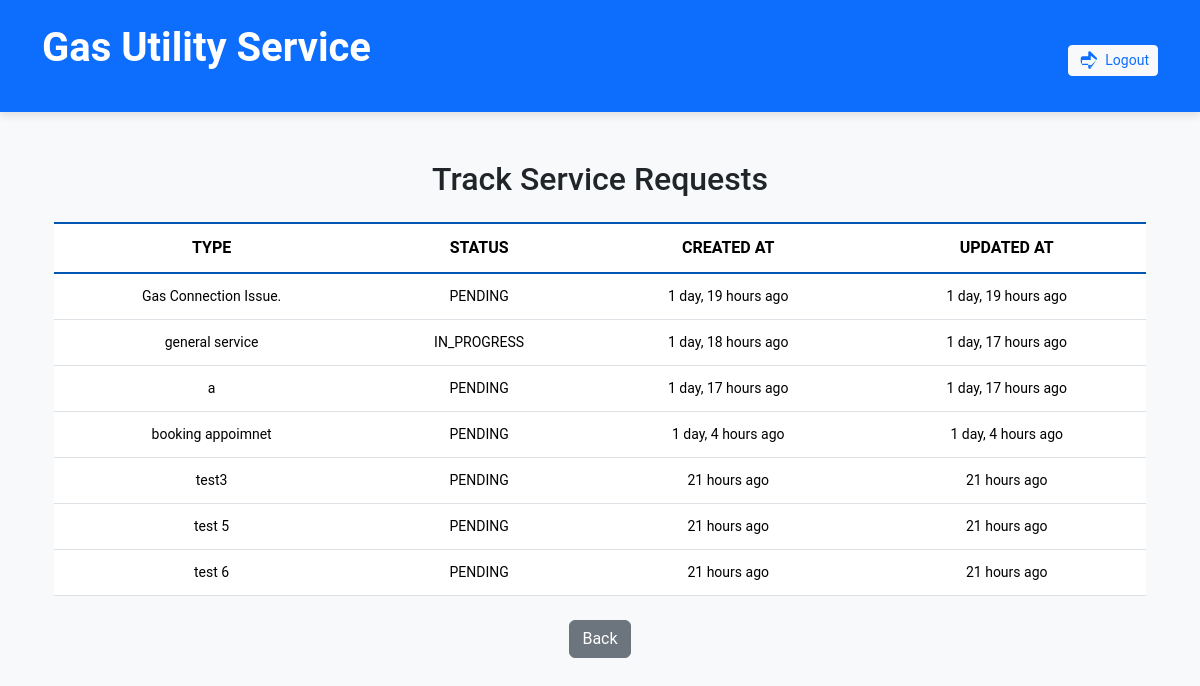
The app's page /requests/track/ (signed in) with its own data.
### service_requests/models.py (models this page shows, shortened)
class ServiceRequest(models.Model):
    STATUS_CHOICES = [
        ('PENDING', 'Pending'),
        ('IN_PROGRESS', 'In Progress'),
        ('RESOLVED', 'Resolved'),
    ]
    customer = models.ForeignKey(User, on_delete=models.CASCADE)
    service_type = models.CharField(max_length=100)
    details = models.TextField()
    attached_file = models.FileField(upload_to='attachments/', blank=True, null=True)
    status = models.CharField(max_length=20, choices=STATUS_CHOICES, default='PENDING')
    created_at = models.DateTimeField(auto_now_add=True)
    updated_at = models.DateTimeField(auto_now=True)

### service_requests/views.py (the view)
# urls.py: path('track/', views.track_request_view, name='track_request'),
@login_required
def track_request_view(request):
    service_requests = ServiceRequest.objects.filter(customer=request.user)
    return render(request, 'requests/track_request.html', {'service_requests': service_requests})

### templates/requests/track_request.html (shortened to what this page needs)
{% extends 'base.html' %}
{% load tz %}
{% load humanize %}
{% block content %}
<div class="container mt-4">
    <h2 class="text-center mb-4">Track Service Requests</h2>
    {% if service_requests %}
    <table class="table custom-table">
        <thead>
            <tr>
                <th>Type</th>
                <th>Status</th>
                <th>Created At</th>
                <th>Updated At</th>
            </tr>
        </thead>
        <tbody>
            {% for request in service_requests %}
            <tr>
                <td>{{ request.service_type }}</td>
                <td>{{ request.status }}</td>
                <td>{{ request.created_at|timezone:"Asia/Kolkata"|naturaltime }}</td>
                <td>{{ request.updated_at|timezone:"Asia/Kolkata"|naturaltime }}</td>
            </tr>
            {% endfor %}
        </tbody>
    </table>
    {% else %}
    <div class="alert alert-info text-center">
        No service requests available at the moment.
    </div>
    {% endif %}
    <div class="text-center mt-4">
        <a href="{% url 'account' %}" class="btn btn-secondary">Back</a>
    </div>
</div>
{% endblock %}

### static/css/styles.css (style rules this page uses)
body { font-family: 'Roboto', sans-serif; background-color: #f8f9fa; margin: 0; padding: 0; }

### templates/requests/track_request.html (style rules this page uses)
.custom-table { width: 100%; border-collapse: collapse; margin-bottom: 20px; }
.custom-table th, .custom-table td { padding: 12px; text-align: left; font-size: 14px; }
.custom-table thead { background-color: #007BFF; color: white; font-weight: bold; text-transform: uppercase; border-top: 2px solid #0056b3; border-bottom: 2px solid #0056b3; }
.custom-table th { font-size: 16px; text-align: center; }
.custom-table tr:nth-child(even) { background-color: #f2f2f2; }
.custom-table td { text-align: center; }
.btn-secondary { background-color: #6c757d; border-color: #6c757d; }

### records on screen
ServiceRequest: service_type "Gas Connection Issue.", status "PENDING", created_at "1 day, 19 hours ago", updated_at "1 day, 19 hours ago"
ServiceRequest: service_type "general service", status "IN_PROGRESS", created_at "1 day, 18 hours ago", updated_at "1 day, 17 hours ago"
ServiceRequest: service_type "a", status "PENDING", created_at "1 day, 17 hours ago", updated_at "1 day, 17 hours ago"
ServiceRequest: service_type "booking appoimnet", status "PENDING", created_at "1 day, 4 hours ago", updated_at "1 day, 4 hours ago"
ServiceRequest: service_type "test3", status "PENDING", created_at "21 hours ago", updated_at "21 hours ago"
ServiceRequest: service_type "test 5", status "PENDING", created_at "21 hours ago", updated_at "21 hours ago"
ServiceRequest: service_type "test 6", status "PENDING", created_at "21 hours ago", updated_at "21 hours ago"
